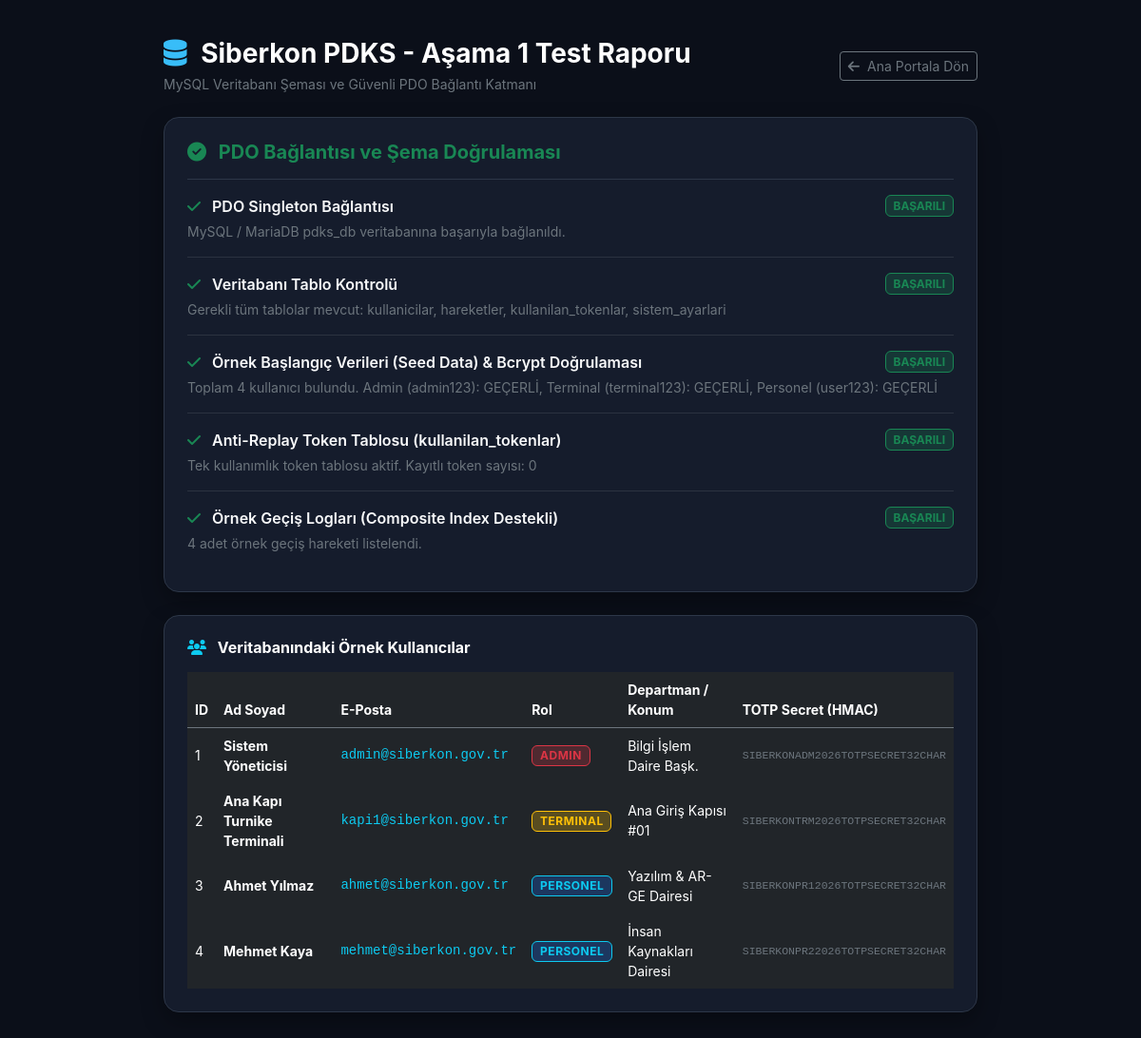
Screenshot of /test_db.php with the database file from the repository.
### tables this page shows
CREATE TABLE `kullanicilar` (
    `id` INT UNSIGNED AUTO_INCREMENT PRIMARY KEY,
    `ad_soyad` VARCHAR(100) NOT NULL COMMENT 'Personel / Yönetici / Terminal Adı',
    `eposta` VARCHAR(100) NOT NULL UNIQUE COMMENT 'Benzersiz E-posta adresi',
    `sifre` VARCHAR(255) NOT NULL COMMENT 'Bcrypt password_hash ile şifrelenmiş parola',
    `rol` ENUM('admin', 'personel', 'terminal') NOT NULL DEFAULT 'personel' COMMENT 'Kullanıcı Yetki Rolü',
    `departman` VARCHAR(100) NULL COMMENT 'Çalıştığı Departman / Birim / Kapı Konumu',
    `totp_secret` VARCHAR(64) NOT NULL COMMENT 'HMAC tohum anahtarı (32-64 karakter)',
    `durum` TINYINT(1) NOT NULL DEFAULT 1 COMMENT '1: Aktif, 0: Pasif / Ayrılmış',
    `created_at` TIMESTAMP DEFAULT CURRENT_TIMESTAMP COMMENT 'Kayıt Oluşturulma Zamanı'
);

### test_db.php (the view, shortened to what this page needs)
<?php
$results = [];
$errorMessage = null;
try {
    $db = Database::getInstance()->getConnection();
    $results['connection'] = [
        'title' => 'PDO Singleton Bağlantısı',
        'status' => true,
        'message' => 'MySQL / MariaDB pdks_db veritabanına başarıyla bağlanıldı.'
    ];
    $requiredTables = ['kullanicilar', 'hareketler', 'kullanilan_tokenlar', 'sistem_ayarlari'];
    $existingTables = [];
    $stmt = $db->query("SHOW TABLES LIKE '%'");
    while ($row = $stmt->fetch(PDO::FETCH_NUM)) {
        $existingTables[] = $row[0];
    }
    $allTablesExist = count(array_intersect($requiredTables, $existingTables)) === count($requiredTables);
    $results['tables'] = [
        'title' => 'Veritabanı Tablo Kontrolü',
        'status' => $allTablesExist,
        'message' => $allTablesExist
            ? 'Gerekli tüm tablolar mevcut: ' . implode(', ', $requiredTables)
            : 'Eksik tablolar var. Mevcut tablolar: ' . implode(', ', $existingTables)
    ];
    if (in_array('kullanicilar', $existingTables)) {
        $stmt = $db->query("SELECT id, ad_soyad, eposta, sifre, rol, departman, totp_secret, durum FROM kullanicilar ORDER BY id ASC");
        $users = $stmt->fetchAll();
        $adminValid = false;
        $terminalValid = false;
        $personelValid = false;
        foreach ($users as $u) {
            if ($u['eposta'] === 'admin@siberkon.gov.tr' && password_verify('admin123', $u['sifre'])) {
                $adminValid = true;
            }
            if ($u['eposta'] === 'kapi1@siberkon.gov.tr' && password_verify('terminal123', $u['sifre'])) {
                $terminalValid = true;
            }
            if ($u['eposta'] === 'ahmet@siberkon.gov.tr' && password_verify('user123', $u['sifre'])) {
                $personelValid = true;
            }
        }
        $allSeedsValid = ($adminValid && $terminalValid && $personelValid);
        $results['users'] = [
            'title' => 'Örnek Başlangıç Verileri (Seed Data) & Bcrypt Doğrulaması',
            'status' => $allSeedsValid,
            'message' => sprintf(
                "Toplam %d kullanıcı bulundu. Admin (admin123): %s, Terminal (terminal123): %s, Personel (user123): %s",
                count($users),
                $adminValid ? 'GEÇERLİ' : 'GEÇERSİZ',
                $terminalValid ? 'GEÇERLİ' : 'GEÇERSİZ',
                $personelValid ? 'GEÇERLİ' : 'GEÇERSİZ'
            ),
            'data' => $users
        ];
    }
    if (in_array('kullanilan_tokenlar', $existingTables)) {
        $stmt = $db->query("SELECT COUNT(*) AS count FROM kullanilan_tokenlar");
        $tokenCount = $stmt->fetchColumn();
        $results['tokens'] = [
            'title' => 'Anti-Replay Token Tablosu (kullanilan_tokenlar)',
            'status' => true,
            'message' => sprintf("Tek kullanımlık token tablosu aktif. Kayıtlı token sayısı: %d", $tokenCount)
        ];
    }
    if (in_array('hareketler', $existingTables)) {
        $stmt = $db->query("SELECT h.*, k.ad_soyad FROM hareketler h JOIN kullanicilar k ON h.kullanici_id = k.id ORDER BY h.id DESC LIMIT 5");
        $passes = $stmt->fetchAll();
        $results['passes'] = [
            'title' => 'Örnek Geçiş Logları (Composite Index Destekli)',
            'status' => true,
            'message' => sprintf("%d adet örnek geçiş hareketi listelendi.", count($passes)),
            'data' => $passes
        ];
    }
} catch (Exception $e) {
    $errorMessage = $e->getMessage();
}
?>
<!DOCTYPE html>
<html lang="tr" data-bs-theme="dark">
<head>
    <link href="https://cdn.jsdelivr.net/npm/bootstrap@5.3.3/dist/css/bootstrap.min.css" rel="stylesheet">
    <link rel="stylesheet" href="https://cdnjs.cloudflare.com/ajax/libs/font-awesome/6.5.1/css/all.min.css">
</head>
<body>
    <div class="container" style="max-width: 880px;">
        <div class="d-flex align-items-center justify-content-between mb-4">
            <div>
                <h3 class="fw-bold text-white mb-1"><i class="fa-solid fa-database text-cyan me-2" style="color: #38bdf8;"></i> Siberkon PDKS - Aşama 1 Test Raporu</h3>
                <p class="text-secondary small mb-0">MySQL Veritabanı Şeması ve Güvenli PDO Bağlantı Katmanı</p>
            </div>
            <a href="index.php" class="btn btn-outline-secondary btn-sm"><i class="fa-solid fa-arrow-left me-1"></i> Ana Portala Dön</a>
        </div>
        <?php if ($errorMessage): ?>
            <div class="alert alert-danger card-custom p-4 border-danger">
                <div class="d-flex gap-3">
                    <i class="fa-solid fa-triangle-exclamation fs-2 text-danger"></i>
                    <div>
                        <h5 class="fw-bold text-white">MySQL Veritabanı Bağlantı Uyarısı</h5>
                        <p class="mb-2 text-danger-emphasis"><?= htmlspecialchars($errorMessage) ?></p>
                        <small class="text-secondary d-block">
                            MySQL sunucunuz çalışıyorsa veritabanını ve seed verilerini yüklemek için şu komutu çalıştırabilirsiniz:
                            <pre class="bg-dark p-2 rounded mt-2 text-info font-monospace">mysql -u root -p < database/schema.sql</pre>
                        </small>
                    </div>
                </div>
            </div>
        <?php else: ?>
            <div class="card card-custom p-4 mb-4">
                <h5 class="fw-bold text-success mb-3"><i class="fa-solid fa-circle-check me-2"></i> PDO Bağlantısı ve Şema Doğrulaması</h5>
                <div class="list-group list-group-flush bg-transparent">
                    <?php foreach ($results as $res): ?>
                        <div class="list-group-item bg-transparent text-light border-secondary border-opacity-25 px-0 py-3">
                            <div class="d-flex align-items-center justify-content-between mb-1">
                                <span class="fw-semibold">
                                    <i class="fa-solid <?= $res['status'] ? 'fa-check text-success' : 'fa-xmark text-warning' ?> me-2"></i>
                                    <?= htmlspecialchars($res['title']) ?>
                                </span>
                                <span class="badge <?= $res['status'] ? 'bg-success bg-opacity-25 text-success border border-success' : 'bg-warning bg-opacity-25 text-warning border border-warning' ?>">
                                    <?= $res['status'] ? 'BAŞARILI' : 'DİKKAT' ?>
                                </span>
                            </div>
                            <small class="text-secondary d-block mt-1"><?= htmlspecialchars($res['message']) ?></small>
                        </div>
                    <?php endforeach; ?>
                </div>
            </div>
            <?php if (!empty($results['users']['data'])): ?>
                <div class="card card-custom p-4 mb-4">
                    <h6 class="fw-bold text-white mb-3"><i class="fa-solid fa-users text-info me-2"></i> Veritabanındaki Örnek Kullanıcılar</h6>
                    <div class="table-responsive">
                        <table class="table table-dark table-borderless align-middle small mb-0">
                            <thead>
                                <tr class="text-secondary border-bottom border-secondary">
                                    <th>ID</th>
                                    <th>Ad Soyad</th>
                                    <th>E-Posta</th>
                                    <th>Rol</th>
                                    <th>Departman / Konum</th>
                                    <th>TOTP Secret (HMAC)</th>
                                </tr>
                            </thead>
                            <tbody>
                                <?php foreach ($results['users']['data'] as $u): ?>
                                    <tr>
                                        <td><?= $u['id'] ?></td>
                                        <td class="fw-bold text-white"><?= htmlspecialchars($u['ad_soyad']) ?></td>
                                        <td class="text-info font-monospace"><?= htmlspecialchars($u['eposta']) ?></td>
                                        <td>
                                            <?php if ($u['rol'] === 'admin'): ?>
                                                <span class="badge bg-danger bg-opacity-25 text-danger border border-danger badge-role">ADMIN</span>
                                            <?php elseif ($u['rol'] === 'terminal'): ?>
                                                <span class="badge bg-warning bg-opacity-25 text-warning border border-warning badge-role">TERMINAL</span>
                                            <?php else: ?>
                                                <span class="badge bg-primary bg-opacity-25 text-info border border-info badge-role">PERSONEL</span>
                                            <?php endif; ?>
                                        </td>
                                        <td><?= htmlspecialchars($u['departman'] ?? '-') ?></td>
                                        <td class="font-monospace text-secondary" style="font-size: 0.72rem;"><?= htmlspecialchars($u['totp_secret']) ?></td>
                                    </tr>
                                <?php endforeach; ?>
                            </tbody>
                        </table>
                    </div>
                </div>
            <?php endif; ?>
        <?php endif; ?>
    </div>
</body>
</html>

### test_db.php (style rules this page uses)
body { background-color: #0b0f19; color: #e2e8f0; font-family: 'Inter', system-ui, -apple-system, sans-serif; padding: 40px 20px; }
.card-custom { background: #151c2c; border: 1px solid #2d3748; border-radius: 16px; box-shadow: 0 10px 25px rgba(0, 0, 0, 0.3); }
.badge-role { font-size: 0.75rem; letter-spacing: 0.5px; }

### rows the page displays
kullanicilar: id "1", ad_soyad "Sistem Yöneticisi", eposta "admin@siberkon.gov.tr", rol "ADMIN", departman "Bilgi İşlem Daire Başk.", totp_secret "SIBERKONADM2026TOTPSECRET32CHAR"
kullanicilar: id "2", ad_soyad "Ana Kapı Turnike Terminali", eposta "kapi1@siberkon.gov.tr", rol "TERMINAL", departman "Ana Giriş Kapısı #01", totp_secret "SIBERKONTRM2026TOTPSECRET32CHAR"
kullanicilar: id "3", ad_soyad "Ahmet Yılmaz", eposta "ahmet@siberkon.gov.tr", rol "PERSONEL", departman "Yazılım & AR-GE Dairesi", totp_secret "SIBERKONPR12026TOTPSECRET32CHAR"
kullanicilar: id "4", ad_soyad "Mehmet Kaya", eposta "mehmet@siberkon.gov.tr", rol "PERSONEL", departman "İnsan Kaynakları Dairesi", totp_secret "SIBERKONPR22026TOTPSECRET32CHAR"

### other values shown
$res['title'] "PDO Singleton Bağlantısı"
$res['message'] "MySQL / MariaDB pdks_db veritabanına başarıyla bağlanıldı."
$res['title'] "Veritabanı Tablo Kontrolü"
$res['message'] "Gerekli tüm tablolar mevcut: kullanicilar, hareketler, kullanilan_tokenlar, sistem_ayarlari"
$res['title'] "Örnek Başlangıç Verileri (Seed Data) & Bcrypt Doğrulaması"
$res['message'] "Toplam 4 kullanıcı bulundu. Admin (admin123): GEÇERLİ, Terminal (terminal123): GEÇERLİ, Personel (user123): GEÇERLİ"
$res['title'] "Anti-Replay Token Tablosu (kullanilan_tokenlar)"
$res['message'] "Tek kullanımlık token tablosu aktif. Kayıtlı token sayısı: 0"
$res['title'] "Örnek Geçiş Logları (Composite Index Destekli)"
$res['message'] "4 adet örnek geçiş hareketi listelendi."
